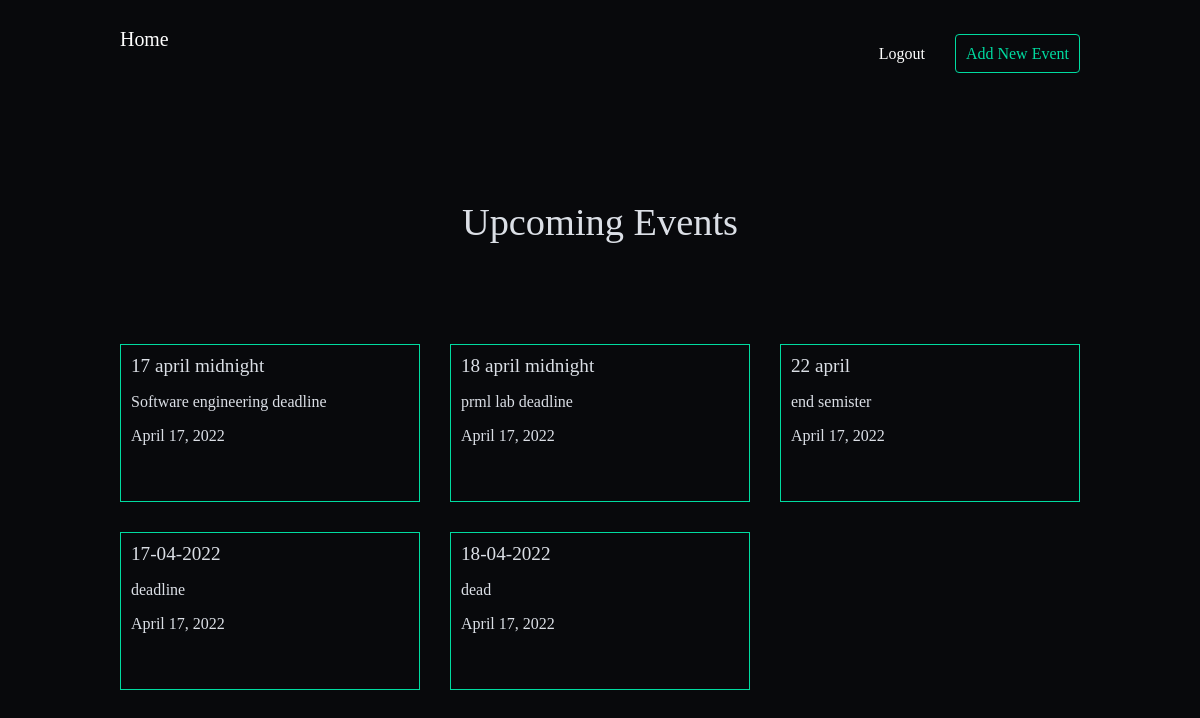
/articles/ (signed in), run on the app's committed database.
### articles/models.py (models this page shows, shortened)
class Article(models.Model):
    when = models.CharField(max_length=30,blank=True,null=True)
    about = models.TextField()
    date = models.DateField(auto_now_add=True)
    author = models.ForeignKey(User, default=None, on_delete=models.CASCADE)

### articles/views.py (the view)
def article_list(request):
    all_articles = Article.objects.all().order_by('date')
    articles = []
    for article in all_articles:
        if article.author == request.user:
            print(article.author.username, request.user)
            articles.append(article)
    return render(request, 'articles/article_list.html', { 'articles': articles })

### articles/templates/articles/article_list.html
{% extends 'base_layout.html' %}
{% load static from staticfiles %}
{% block content%}
    {% if user.is_authenticated %}
        <h1>Upcoming Events</h1>
        <div class="articles">
        {% for article in articles %}
            <div class="article">
                <h2>{{ article.when }}</a></h2>
                <p>{{ article.about }}</p>
                <p>{{ article.date }}</p>
            </div>
        {% endfor %}
        </div>
    {% else %}
        <img class="reminder" style="height:420px;width:700px;margin-left: 100px;" src="{% static 'Best-Reminder-Apps.png' %}" alt="reminder" />
    {% endif %}
{% endblock %}

### templates/base_layout.html (shortened to what this page needs)
{% load static from staticfiles %}
<!DOCTYPE html>
<html>
    <head>
        <link rel="stylesheet" href="{% static 'styles.css' %}">
    </head>
    <body>
        <header class="wrapper">
            <h2><a href="{% url 'home' %}"><h5>Home</h5></a></h2>
            <nav>
                <ul>
                    {% if user.is_authenticated %}
                    <li>
                        <form class="logout-link" action="{% url 'accounts:logout' %}" method="post">
                            <button type="submit">Logout</button>
                        </form>
                    </li>
                    <li><a href="{% url 'articles:create' %}" class="highlight">Add New Event</a></li>
                    {% else %}
                    <li><a href="{% url 'accounts:login' %}">Login</a></li>
                    <li><a href="{% url 'accounts:signup' %}">Signup</a></li>
                    {% endif %}
                </ul>
            </nav>
        </header>
        <div class="wrapper">
            {% block content %}
            {% endblock %}
        </div>
    </body>
</html>

### assets/styles.css (style rules this page uses)
body { background-color: #08090c; background-image: url(/static/stars.png); background-repeat-y: no-repeat; color: rgb(219, 223, 230); }
body * { font-family: Ubuntu; }
h1, h2, h3, h4, h5 { font-weight: normal; margin: 0; }
a, a:hover, a:visited { color: #fff; text-decoration: none; }
.wrapper { max-width: 960px; margin: 0 auto; }
div.wrapper > h1 { text-align: center; margin: 100px auto; font-size: 2.4em }
header { display: grid; grid-template-columns: 1fr 1fr; padding: 20px 0; }
nav { justify-self: end; }
nav li { display: inline-block; list-style-type: none; margin-left: 20px; }
nav button { background: none; color: #fff; cursor: pointer; border: 0; font-size: 16px; }
.articles { display: grid; grid-template-columns: 1fr 1fr 1fr; grid-gap: 30px; }
.article { padding: 10px; border: 1px solid #00dba0; position: relative; padding-bottom: 40px; }
.article h2 { font-size: 1.2em; }
a.highlight { border: 1px solid #00dba0; padding: 10px; border-radius: 4px; color: #00dba0; }

### data on the page
Article: when "17 april midnight", about "Software engineering deadline", date "April 17, 2022"
Article: when "18 april midnight", about "prml lab deadline", date "April 17, 2022"
Article: when "22 april", about "end semister", date "April 17, 2022"
Article: when "17-04-2022", about "deadline", date "April 17, 2022"
Article: when "18-04-2022", about "dead", date "April 17, 2022"
